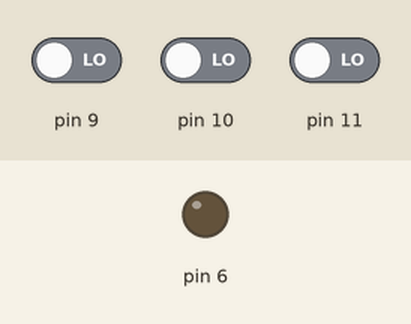
The sketch below on a simulated Arduino Uno, built with avr-gcc and run on an emulated ATmega328P. On the bench: output pins drawn as LEDs (lit = HIGH). Inputs (shaded band) come from the test bench; at power-on: pin 9 LOW, pin 11 LOW, pin 10 LOW.

Above: at 1.2 s.
1.3 s: pin 9 driven HIGH
At 2.1 s:
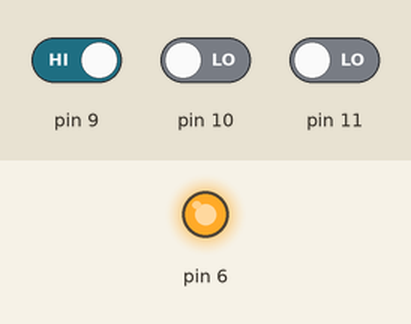
2.8 s: pin 9 driven LOW
At 3.2 s:
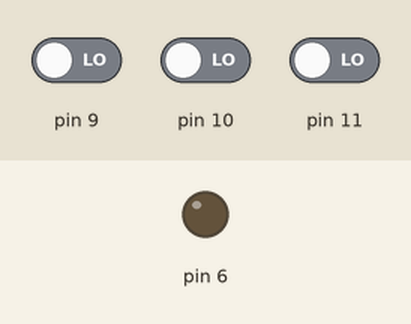
4.3 s: pin 11 driven HIGH
At 5.6 s:
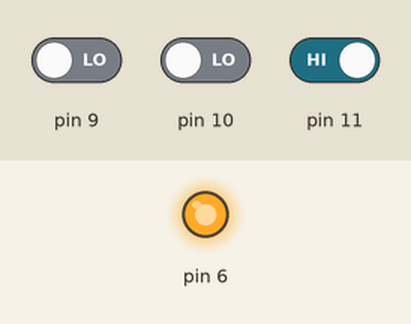
Timing chart, 0 to 7.3 s (numbered marks = the images above; inputs shaded):
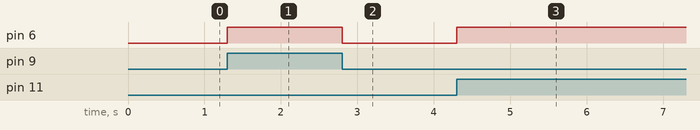

The sketch:

MAXITERMINOCOMPLETO.ino
```cpp
//Autor:Dario Jorge Iglesias //MAXITÉRMINOS
boolean C,B,A,Z;//Variables de I/O
void setup(){ //Configuración
 pinMode(9,INPUT);//C
 pinMode(10,INPUT);//B
 pinMode(11,INPUT);//A
 pinMode(6,OUTPUT);}//Pin 6 salida Z
void loop(){ //Super lazo infinito
 C=digitalRead(9); //Lee peso 4
 B=digitalRead(10);//Lee peso 2
 A=digitalRead(11);//Lee peso 1
 Z=(C|B|A)&(C|!B|A)&(!C|!B|A)&(!C|!B|!A);
 digitalWrite(6,Z);}//Refresca salida Z
```

Measured:
- after the input at 1.3 s, pin 6: LOW → HIGH at once
- after the input at 2.8 s, pin 6: HIGH → LOW at once
- after the input at 4.3 s, pin 6: LOW → HIGH at once
